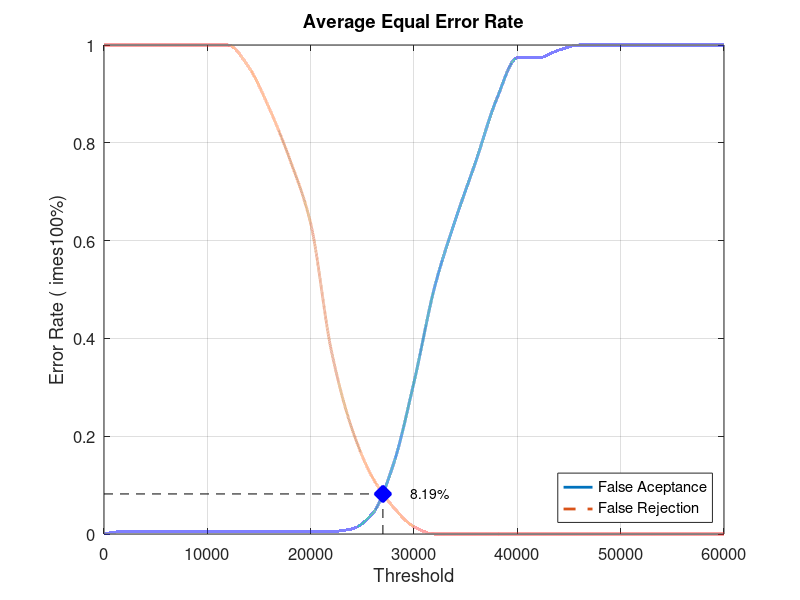
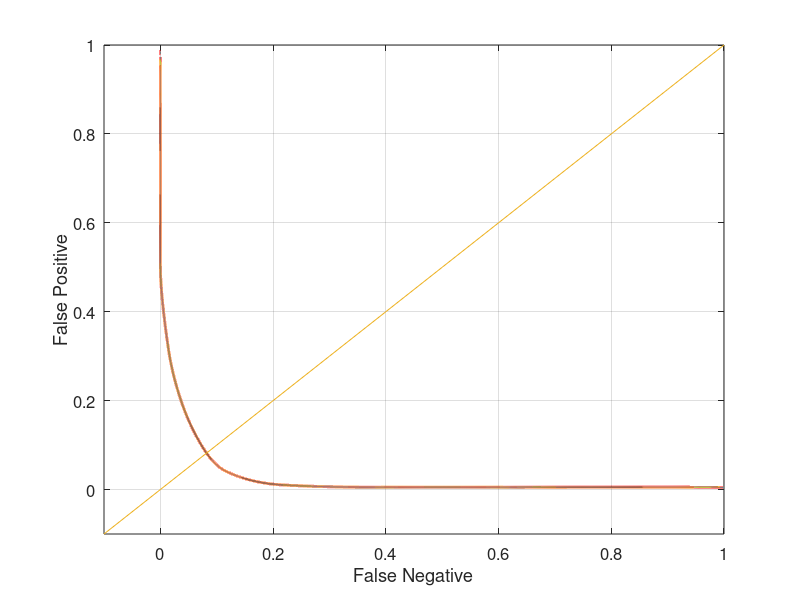

The MATLAB script that drew these images, in order:
close all;
clear;
clc;
x = 0:2000:60000;
xq = 0:0.5:60000;

y0 = [0 0.00526316 0.00526316 0.00526316 0.00526316 0.00526316 0.00526316 0.00526316 0.00526316 0.00526316 0.00526316 0.00526316 0.0105263 0.0421053 0.142105 0.310526 0.505263 0.642105 0.763158 0.889474 0.973684 0.973684 0.989474 1 1 1 1 1 1 1 1]
yy0 = interp1(x, y0, xq, 'pchip');
y1 = [1 1 1 1 1 1 1 0.955 0.87 0.765 0.635 0.375 0.215 0.115 0.055 0.015 0 0 0 0 0 0 0 0 0 0 0 0 0 0 0]
yy1 = interp1(x, y1, xq, 'pchip');

% Calculating EER: 
y2 = abs(y0 - y1);
find(y2 == min(y2))
yy2 = abs(yy0 - yy1);
xEER = find(yy2 == min(yy2));
xEERIndex = xq(xEER) % X-axis EER
yEER = yy0(xEER) % Y-axis EER

main = figure
plot(xq, yy0,'-','LineWidth', 2);	hold on
plot(xq, yy1,'--','LineWidth', 2);	hold on
plot([xEERIndex xEERIndex], [0 yEER], 'k--');	hold on
plot([0 xEERIndex], [yEER yEER], 'k--');	hold on
plot(xEERIndex, yEER, 'bx', 'LineWidth', 10);	hold on
text(xEERIndex + 10 * xEERIndex / 100, yEER, [num2str(round((10000 * yEER)) / 100) '%'])
legend('False Aceptance', 'False Rejection', 'Location', 'SouthEast')
xlabel('Threshold')
ylabel('Error Rate (	imes100%)')
title('Average Equal Error Rate')
set(gca, 'FontSize', 12)
axis([0 60000 0 1])
grid on

print(main, 'Database5_3Main', '-dpng');
FNRxFPR = figure('Color', [1 1 1]);
plot(yy1, yy0, '-', yy1, yy0, 'LineWidth', 2);
hold on
y = -0.1:0.1:1
plot(y, y); 
set(gca, 'FontSize', 12)
xlabel('False Negative')
ylabel('False Positive')
axis([-0.1 1 -0.1 1])
set(gca, 'FontSize', 12)
grid on

print(FNRxFPR, 'Database5_3FNRxFPR','-dpng');
